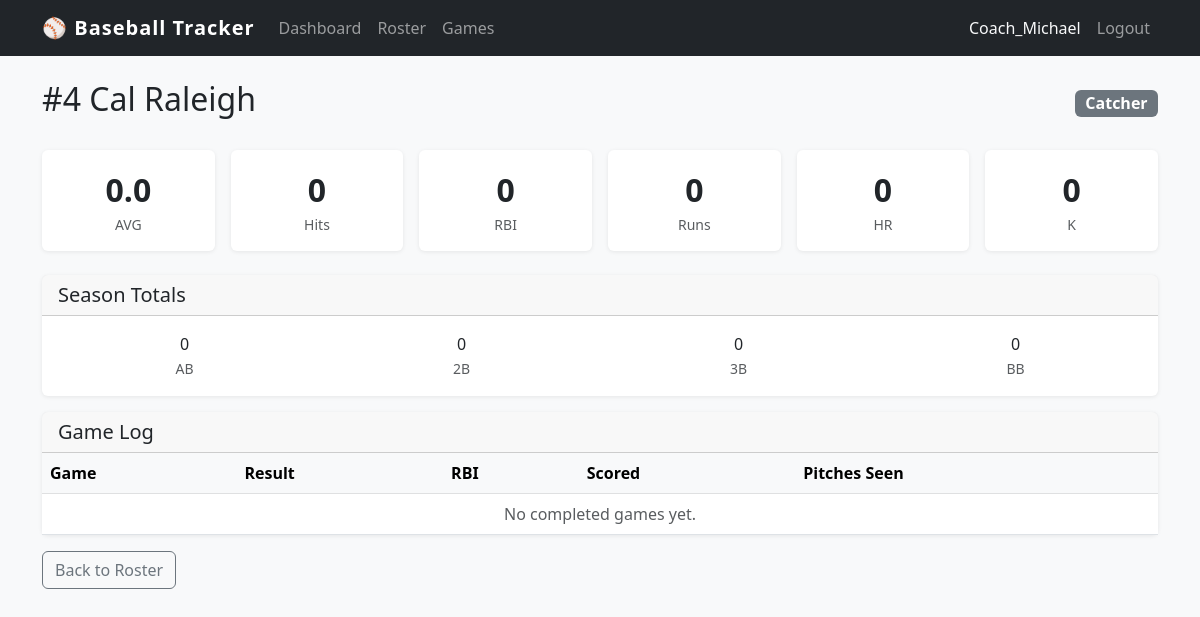
Page /roster/8/stats/ (signed in) on the committed database.
### core/models.py (models this page shows, shortened)
class Player(models.Model):
    POSITIONS = [
        ('P', 'Pitcher'), ('C', 'Catcher'), ('1B', 'First Base'),
        ('2B', 'Second Base'), ('3B', 'Third Base'), ('SS', 'Shortstop'),
        ('LF', 'Left Field'), ('CF', 'Center Field'), ('RF', 'Right Field'),
        ('DH', 'Designated Hitter'),
    ]
    first_name = models.CharField(max_length=50)
    last_name = models.CharField(max_length=50)
    jersey_number = models.IntegerField(unique=True)
    position = models.CharField(max_length=3, choices=POSITIONS)
    is_active = models.BooleanField(default=True)
    created_by = models.ForeignKey(User, on_delete=models.CASCADE)
    def __str__(self):
        return f"#{self.jersey_number} {self.first_name} {self.last_name}"
    class Meta:
        ordering = ['jersey_number']

### core/views.py (the view, shortened to what this page needs)
# urls.py: path('roster/<int:pk>/stats/', views.player_stats, name='player_stats'),
@login_required
def player_stats(request, pk):
    player = get_object_or_404(Player, pk=pk, created_by=request.user)
    all_abs = AtBat.objects.filter(player=player, game__is_complete=True).select_related('game')
    total_abs = all_abs.exclude(result__in=['BB','HBP','']).count()
    hits = all_abs.filter(result__in=['1B','2B','3B','HR']).count()
    doubles = all_abs.filter(result='2B').count()
    triples = all_abs.filter(result='3B').count()
    homers = all_abs.filter(result='HR').count()
    walks = all_abs.filter(result='BB').count()
    strikeouts = all_abs.filter(result__in=['K','KL']).count()
    rbi = sum(ab.rbi for ab in all_abs)
    runs = all_abs.filter(runs_scored=True).count()
    avg = round(hits / total_abs, 3) if total_abs > 0 else 0.000
    game_logs = []
    return render(request, 'core/player_stats.html', {
        'player': player,
        'avg': avg, 'hits': hits, 'total_abs': total_abs,
        'doubles': doubles, 'triples': triples, 'homers': homers,
        'walks': walks, 'strikeouts': strikeouts,
        'rbi': rbi, 'runs': runs,
        'game_logs': game_logs,
    })

### core/templates/core/player_stats.html (shortened to what this page needs)
{% extends 'core/base.html' %}
{% block content %}
<div class="d-flex justify-content-between align-items-center mb-4">
  <h2>#{{ player.jersey_number }} {{ player.first_name }} {{ player.last_name }}</h2>
  <span class="badge bg-secondary fs-6">{{ player.get_position_display }}</span>
</div>
<div class="row g-3 mb-4">
  <div class="col-md-2"><div class="card text-center p-3"><div class="fs-2 fw-bold">{{ avg }}</div><div class="text-muted small">AVG</div></div></div>
  <div class="col-md-2"><div class="card text-center p-3"><div class="fs-2 fw-bold">{{ hits }}</div><div class="text-muted small">Hits</div></div></div>
  <div class="col-md-2"><div class="card text-center p-3"><div class="fs-2 fw-bold">{{ rbi }}</div><div class="text-muted small">RBI</div></div></div>
  <div class="col-md-2"><div class="card text-center p-3"><div class="fs-2 fw-bold">{{ runs }}</div><div class="text-muted small">Runs</div></div></div>
  <div class="col-md-2"><div class="card text-center p-3"><div class="fs-2 fw-bold">{{ homers }}</div><div class="text-muted small">HR</div></div></div>
  <div class="col-md-2"><div class="card text-center p-3"><div class="fs-2 fw-bold">{{ strikeouts }}</div><div class="text-muted small">K</div></div></div>
</div>
<div class="card mb-3">
  <div class="card-header"><h5 class="mb-0">Season Totals</h5></div>
  <div class="card-body">
    <div class="row text-center">
      <div class="col">{{ total_abs }}<br><small class="text-muted">AB</small></div>
      <div class="col">{{ doubles }}<br><small class="text-muted">2B</small></div>
      <div class="col">{{ triples }}<br><small class="text-muted">3B</small></div>
      <div class="col">{{ walks }}<br><small class="text-muted">BB</small></div>
    </div>
  </div>
</div>
<div class="card">
  <div class="card-header"><h5 class="mb-0">Game Log</h5></div>
  <table class="table table-hover mb-0">
    <thead class="table-light">
      <tr><th>Game</th><th>Result</th><th>RBI</th><th>Scored</th><th>Pitches Seen</th></tr>
    </thead>
    <tbody>
      {% for log in game_logs %}
      <tr>
        <td><a href="{% url 'game_summary' log.game.pk %}">{{ log.game }}</a></td>
        <td><span class="badge bg-secondary">{{ log.result }}</span></td>
        <td>{{ log.rbi }}</td>
        <td>{% if log.scored %}Yes{% endif %}</td>
        <td>{{ log.pitches }}</td>
      </tr>
      {% empty %}
      <tr><td colspan="5" class="text-center text-muted">No completed games yet.</td></tr>
      {% endfor %}
    </tbody>
  </table>
</div>
<div class="mt-3">
  <a href="{% url 'roster' %}" class="btn btn-outline-secondary">Back to Roster</a>
</div>
{% endblock %}

### core/templates/core/base.html (shortened to what this page needs)
<!DOCTYPE html>
<html lang="en">
<head>
  <link href="https://cdn.jsdelivr.net/npm/bootstrap@5.3.0/dist/css/bootstrap.min.css" rel="stylesheet">
</head>
<body>
<nav class="navbar navbar-expand-lg navbar-dark bg-dark mb-4">
  <div class="container">
    <a class="navbar-brand" href="{% url 'dashboard' %}">⚾ Baseball Tracker</a>
    <div class="collapse navbar-collapse" id="nav">
      <ul class="navbar-nav me-auto">
        {% if user.is_authenticated %}
        <li class="nav-item"><a class="nav-link" href="{% url 'dashboard' %}">Dashboard</a></li>
        <li class="nav-item"><a class="nav-link" href="{% url 'roster' %}">Roster</a></li>
        <li class="nav-item"><a class="nav-link" href="{% url 'game_list' %}">Games</a></li>
        {% endif %}
      </ul>
      <ul class="navbar-nav">
        {% if user.is_authenticated %}
        <li class="nav-item"><span class="nav-link text-light">{{ user.username }}</span></li>
        <li class="nav-item"><a class="nav-link" href="{% url 'logout' %}">Logout</a></li>
        {% endif %}
      </ul>
    </div>
  </div>
</nav>
<div class="container pb-5">
  {% block content %}{% endblock %}
</div>
</body>
</html>

### core/templates/core/base.html (style rules this page uses)
body { background-color: #f8f9fa; }
.navbar-brand { font-weight: 700; letter-spacing: 1px; }
.card { border: none; box-shadow: 0 1px 4px rgba(0,0,0,.08); }

### rows in the picture
Player: jersey_number "4", first_name "Cal", last_name "Raleigh", position "Catcher"

### other values in the picture
{{ user.username }} "Coach_Michael"
{{ avg }} "0.0"
{{ hits }} "0"
{{ rbi }} "0"
{{ runs }} "0"
{{ homers }} "0"
{{ strikeouts }} "0"
{{ total_abs }} "0"
{{ doubles }} "0"
{{ triples }} "0"
{{ walks }} "0"
